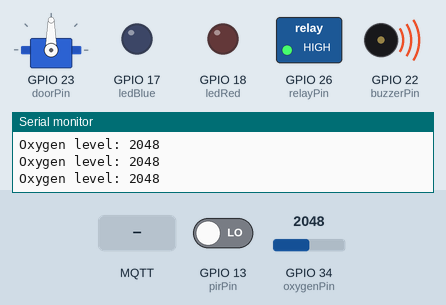
Simulated run of this sketch. Board: ESP32. On the bench: servo, switched loads named in the sketch (green lamp = pin HIGH), output pins drawn as LEDs (lit = HIGH), buzzer (waves = sounding, pin HIGH), the last lines printed to the serial monitor. The inputs (shaded band) are chosen by the test bench; at power-on: GPIO 13 (pirPin) LOW, GPIO 34 (oxygenPin) = 2048. WiFi joins after 1.5 s; servers stay silent unless stated; no MQTT or app messages arrive unless stated.

Above: at 2.7 s.
2.8 s: GPIO 13 (pirPin) driven HIGH
At 3.6 s:
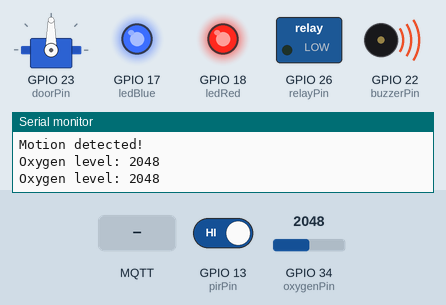
4.5 s: GPIO 34 (oxygenPin) set to 138
6.0 s: GPIO 34 (oxygenPin) set to 115
At 7.2 s:
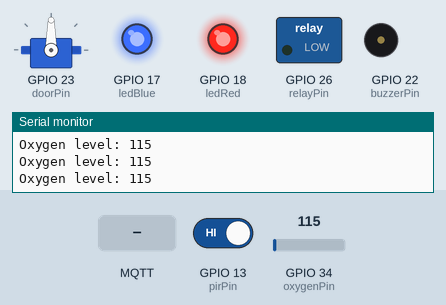
7.5 s: MQTT message "open" arrives on the first subscribed topic
At 8.5 s:
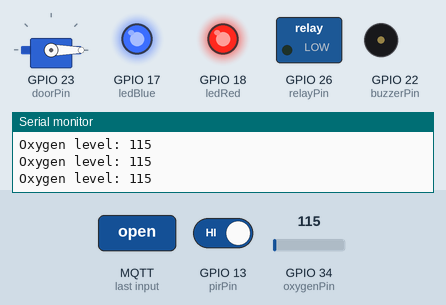
9.0 s: MQTT message "toggle" arrives on the second subscribed topic
At 9.7 s:
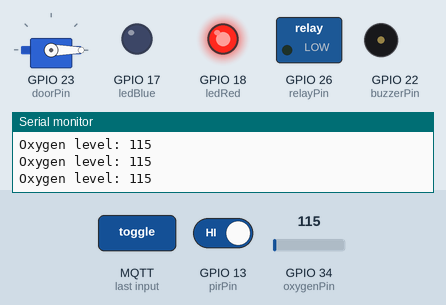
10.5 s: MQTT message "close" arrives on the first subscribed topic
At 10.9 s:
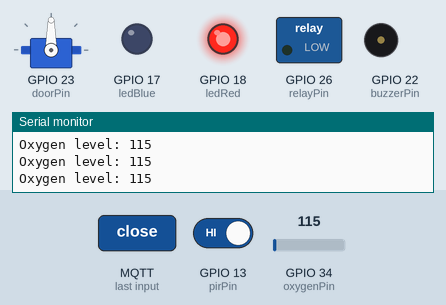
Timing chart, 0 to 13.0 s (numbered marks = the images above; inputs shaded):
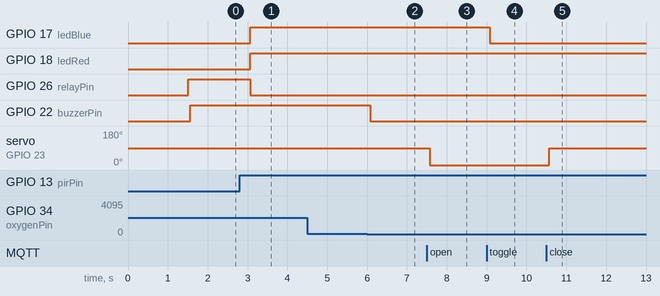

Measured:
- the behaviour switches between 130 and 129 on GPIO 34 (oxygenPin) (found by bisection; images 1 and 2)
- after the input at 2.8 s, GPIO 17 (ledBlue), GPIO 18 (ledRed): LOW → HIGH after 0.27 s; GPIO 26 (relayPin): HIGH → LOW after 0.27 s
- after the input at 6.0 s, GPIO 22 (buzzerPin): HIGH → LOW after 0.07 s
- after the input at 7.5 s, servo on GPIO 23 (doorPin): 90° → 0° after 0.08 s
- after the input at 9.0 s, GPIO 17 (ledBlue): HIGH → LOW after 0.08 s
- after the input at 10.5 s, servo on GPIO 23 (doorPin): 0° → 90° after 0.08 s

The sketch:

hardware_20251019132842.ino
```cpp
#include <WiFi.h>
#include <PubSubClient.h>
#include <ESP32Servo.h>

// -------- WIFI SETTING AND MQTT --------
const char* ssid = "WIFI NAME";
const char* password = "YOUR WIFI PASSWORD ";
const char* mqtt_server = "YOUR_MQTT_SERVER_IP";
const int mqtt_port = 1884;

WiFiClient espClient;
PubSubClient client(espClient);
Servo doorServo;

// -------- Pins --------
int oxygenPin = 34;       // MQ-2 Analog
int pirPin = 13;           // PIR sensor
int relayPin = 26;         // Relay Active LOW (بدل الليد الأصفر)
int ledBlue = 17;
int ledRed  = 18;
int buzzerPin = 22;        // Buzzer للأوكسجين
int doorPin = 23;          // Servo pin

// -------- Threshold --------
int oxygenThreshold = 130;
bool pirStateLast = LOW;

// -------- Motion Control --------
bool pirEnabled = true; // Motion sensor default: enabled

void setup_wifi() {
  Serial.begin(115200);
  delay(10);
  Serial.println();
  Serial.print("Connecting to ");
  Serial.println(ssid);

  WiFi.begin(ssid, password);
  while (WiFi.status() != WL_CONNECTED) {
    delay(500);
    Serial.print(".");
  }

  Serial.println("");
  Serial.println("WiFi connected");
  Serial.println(WiFi.localIP());
}

void reconnect() {
  while (!client.connected()) {
    Serial.print("Attempting MQTT connection...");
    if (client.connect("ESP32Client")) {
      Serial.println("connected");
      client.subscribe("home/door");
      client.subscribe("home/light");
      client.subscribe("home/alarm");
      client.subscribe("home/motion_control");
    } else {
      Serial.print("failed, rc=");
      Serial.print(client.state());
      Serial.println(" try again in 5 seconds");
      delay(5000);
    }
  }
}

void callback(char* topic, byte* payload, unsigned int length) {
  String msg = "";
  for (unsigned int i = 0; i < length; i++) {
    msg += (char)payload[i];
  }

  if (String(topic) == "home/door") {
    if (msg == "open") doorServo.write(0);
    else if (msg == "close") doorServo.write(90);
  }
  else if (String(topic) == "home/light") {
    if (msg == "toggle") digitalWrite(ledBlue, !digitalRead(ledBlue));
  }
  else if (String(topic) == "home/alarm") {
    if (msg == "toggle") digitalWrite(buzzerPin, !digitalRead(buzzerPin));
  }
  else if (String(topic) == "home/motion_control") {
    if (msg == "on") pirEnabled = true;
    else if (msg == "off") pirEnabled = false;
  }
}

void setup() {
  Serial.begin(115200);
  setup_wifi();
  client.setServer(mqtt_server, mqtt_port);
  client.setCallback(callback);

     // LED الداخلي
  pinMode(relayPin, OUTPUT); // Relay
  pinMode(ledBlue, OUTPUT);
  pinMode(ledRed, OUTPUT);
  pinMode(buzzerPin, OUTPUT);
  pinMode(pirPin, INPUT);

  digitalWrite(relayPin, HIGH); // Relay OFF (Active LOW)

  doorServo.attach(doorPin);
}

void loop() {
  if (!client.connected()) reconnect();
  client.loop();

  // -------- قراءة الاوكسجين --------
  int oxygenValue = analogRead(oxygenPin);
  Serial.print("Oxygen level: ");
  Serial.println(oxygenValue);

  if (oxygenValue >= oxygenThreshold) {
    client.publish("home/oxygen_alert", "Take safety precautions immediately!");
    digitalWrite(buzzerPin, HIGH);
  } else {
    digitalWrite(buzzerPin, LOW);
  }
    delay(500);
  // -------- قراءة PIR --------
  bool pirState = digitalRead(pirPin);

  if (pirEnabled) {
    if (pirState == HIGH && pirStateLast == LOW) {
      Serial.println("Motion detected!");
      digitalWrite(2, HIGH);        // LED الداخلي
      digitalWrite(relayPin, LOW);  // Relay ON
      digitalWrite(ledBlue, HIGH);
      digitalWrite(ledRed, HIGH);

      client.publish("home/motion_alert", "Please check immediately!");
    }
    else if (pirState == LOW && pirStateLast == HIGH) {
      digitalWrite(2, LOW);
      digitalWrite(relayPin, HIGH); // Relay OFF
      digitalWrite(ledBlue, LOW);
      digitalWrite(ledRed, LOW);
    }
  } else {
    digitalWrite(2, LOW);
    digitalWrite(relayPin, HIGH); // Relay OFF
    digitalWrite(ledBlue, LOW);
    digitalWrite(ledRed, LOW);
  }

  pirStateLast = pirState;
}
```
